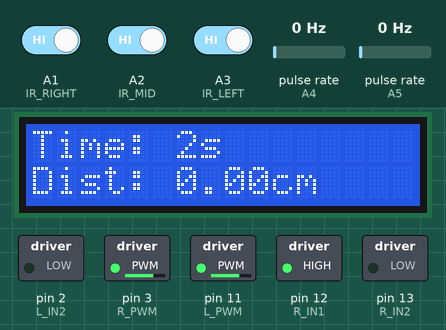
Recording of a sketch running on a simulated Arduino Uno, built with avr-gcc and run on an emulated ATmega328P. Shown: 16×2 character LCD, switched loads named in the sketch (green lamp = pin HIGH). Wiring (inferred from the names in the program): 2 × pulse sensor: data A4 / data A5. Inputs (shaded band) come from the test bench; at power-on: pulse rate (sensors on A4, A5) 0 Hz, A2 (IR_MID) HIGH, A1 (IR_RIGHT) HIGH, A3 (IR_LEFT) HIGH. Pins used as bus, display or sensor lines are not drawn.

Above: at 2.2 s.
2.3 s: pulse rate (sensor on A4) set to 4 Hz
At 4.3 s:
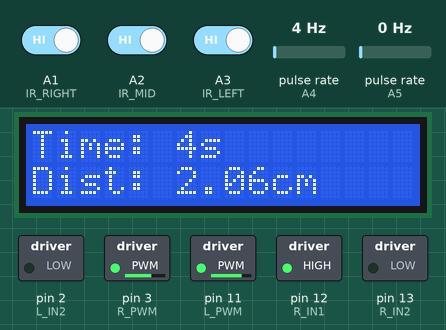
5.3 s: A2 (IR_MID) driven LOW
At 6.8 s:
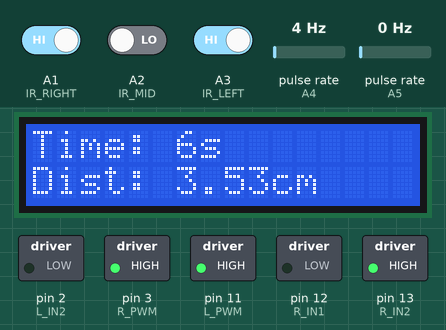
8.3 s: A1 (IR_RIGHT) driven LOW
At 8.55 s:
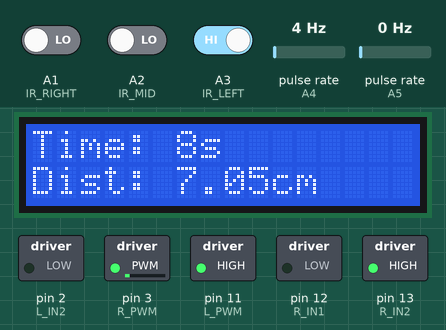
10.4 s: pulse rate (sensor on A5) set to 9 Hz
At 10.86 s:
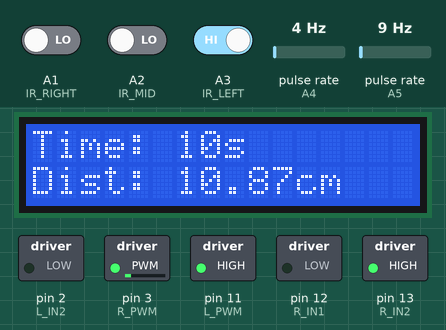
12.1 s: pulse rate (sensor on A5) set to 11 Hz
At 14.12 s:
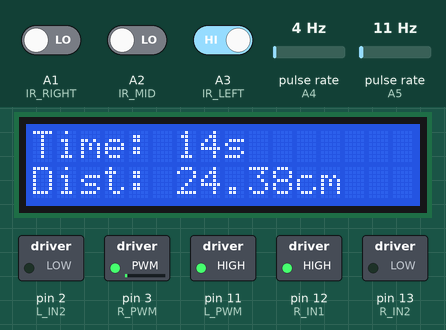
15.1 s: pulse rate (sensor on A5) set to 50 Hz
At 15.93 s:
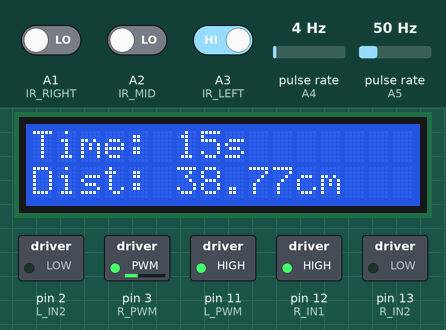
Timing chart, 0 to 18.1 s (numbered marks = the images above; inputs shaded):
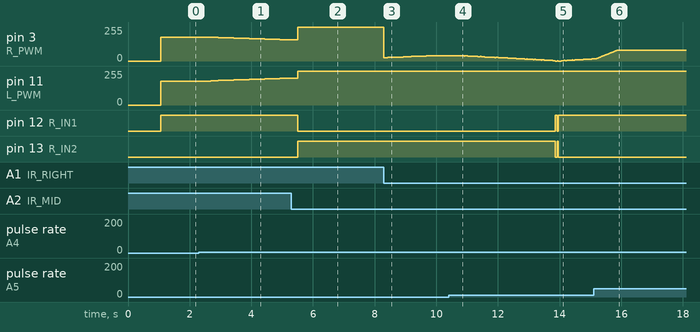

The sketch:

main_code_2.ino
```cpp
#include <LiquidCrystal.h>

// ======================= LCD 屏幕 =======================
LiquidCrystal lcd(8, 9, 4, 5, 6, 7);

// ======================= 引脚定义 =======================
// IR 传感器：左 & 右黑线→LOW，中间黑线→HIGH
#define IR_LEFT   A3
#define IR_MID    A2
#define IR_RIGHT  A1

// 编码器（PCINT1）
#define ENC_LEFT  A5   // PCINT21
#define ENC_RIGHT A4   // PCINT20

// 电机引脚
#define L_PWM   11
#define R_PWM   3
#define L_IN1   1
#define L_IN2   2
#define R_IN1   12
#define R_IN2   13

// ======================= 车辆参数 =======================
const int baseSpeed = 180;      // 基本速度
const float wheelCirc = 23.5;    // 轮子周长 (cm)
const float encoderPPR = 40.0;  // 每圈脉冲数

// ======================= 全局变量 =======================
volatile long leftCount = 0;
volatile long rightCount = 0;

unsigned long startTime = 0;
unsigned long allWhiteTimer = 0;
unsigned long allBlackTimer = 0;

float distance = 0.0;
bool stoppedForever = false;

// ======================= 函数声明 =======================
void readIRSensors(bool &L, bool &M, bool &R);
void motorStopHard();
void setMotor(int Lspd, int Rspd);
int speedTrim();
void updateLCD();
float updateDist();

// ======================= 强制停止（永久） =======================
void motorStopHard() {
  analogWrite(L_PWM, 0);
  analogWrite(R_PWM, 0);
  digitalWrite(L_IN1, LOW);
  digitalWrite(L_IN2, LOW);
  digitalWrite(R_IN1, LOW);
  digitalWrite(R_IN2, LOW);
  stoppedForever = true;
}

// ======================= 编码器 PCINT 中断 =======================
volatile bool lastA4 = HIGH;
volatile bool lastA5 = HIGH;

ISR(PCINT1_vect) {
  bool currA4 = digitalRead(A4);
  bool currA5 = digitalRead(A5);

  if (lastA4 == LOW && currA4 == HIGH) leftCount++;
  if (lastA5 == LOW && currA5 == HIGH) rightCount++;

  lastA4 = currA4;
  lastA5 = currA5;
}

// ======================= 电机控制 =======================
void setMotor(int Lspd, int Rspd) {

  // 左轮方向设置
  if (Lspd >= 0) {
    digitalWrite(L_IN1, HIGH);
    digitalWrite(L_IN2, LOW);
  } else {
    digitalWrite(L_IN1, LOW);
    digitalWrite(L_IN2, HIGH);
    Lspd = -Lspd;
  }

  // 右轮方向设置
  if (Rspd >= 0) {
    digitalWrite(R_IN1, HIGH);
    digitalWrite(R_IN2, LOW);
  } else {
    digitalWrite(R_IN1, LOW);
    digitalWrite(R_IN2, HIGH);
    Rspd = -Rspd;
  }

  analogWrite(L_PWM, constrain(Lspd, 0, 255));
  analogWrite(R_PWM, constrain(Rspd, 0, 255));
}

// ======================= 软件速度补偿（软修正） =======================
int speedTrim() {
  long diff = rightCount - leftCount;
  return constrain(diff * 2, -60, 60);
}

// ======================= 读取三个 IR 传感器 =======================
void readIRSensors(bool &L, bool &M, bool &R) {
  L = (digitalRead(IR_LEFT)  == LOW);
  M = (digitalRead(IR_MID)   == HIGH);
  R = (digitalRead(IR_RIGHT) == LOW);
}

// ======================= 计算距离 =======================
float updateDist() {
  float rev = ((leftCount + rightCount) / 2.0) / encoderPPR;
  distance = rev * wheelCirc;
  return distance;
}

// ======================= LCD 更新 =======================
void updateLCD() {
  lcd.setCursor(0, 0);
  lcd.print("Time: ");
  lcd.print((millis() - startTime) / 1000);
  lcd.print("s       ");

  lcd.setCursor(0, 1);
  lcd.print("Dist: ");
  lcd.print(distance);
  lcd.print("cm      ");
}

// ======================= SETUP =======================
void setup() {
  Serial.begin(9600);
  lcd.begin(16, 2);

  pinMode(IR_LEFT,  INPUT_PULLUP);
  pinMode(IR_MID,   INPUT_PULLUP);
  pinMode(IR_RIGHT, INPUT_PULLUP);

  pinMode(ENC_LEFT,  INPUT_PULLUP);
  pinMode(ENC_RIGHT, INPUT_PULLUP);

  pinMode(L_PWM, OUTPUT);
  pinMode(R_PWM, OUTPUT);
  pinMode(L_IN1, OUTPUT);
  pinMode(L_IN2, OUTPUT);
  pinMode(R_IN1, OUTPUT);
  pinMode(R_IN2, OUTPUT);

  // 启用 PCINT1 (A0-A5)
  PCICR |= (1 << PCIE1);
  PCMSK1 |= (1 << PCINT20) | (1 << PCINT21);

  startTime = millis();

  lcd.print("Line Car Ready!");
  delay(1000);
}

// ======================= LOOP 主程序 =======================
void loop() {
  bool L, M, R;
  readIRSensors(L, M, R);

  // ----------- 永久停止状态保持 -----------
  if (stoppedForever) {
    motorStopHard();
    return;
  }

      // ----------- 全黑 → 永久停止 -----------
  if (L && M && R) {
    motorStopHard();
    return;
  }

// ----------- 原地旋转（全白超过300ms触发） -----------
if (!L && !M && !R) {
    if (allWhiteTimer == 0) allWhiteTimer = millis();  // 记录开始时间

    if (millis() - allWhiteTimer > 200) {
        setMotor(255, -255);   // 顺时针旋转：左前右后
        updateLCD();
        return;
    }
} else {
    allWhiteTimer = 0;   // 只要有黑线，重置计时器
}

  // ----------- 速度补偿（软修正） -----------
  int trim = speedTrim();
  int Lspd = baseSpeed - trim;
  int Rspd = baseSpeed + trim;

  // ----------- 线路跟随逻辑 -----------
  if (M) {
    // 中间黑线 → 直行
    setMotor(Lspd, Rspd);
  }
  else if ((M && L) || (L && !M && !R)) {
    // 左黑线 → 右转硬修正
    setMotor(Lspd - 160, Rspd + 140);
  }
  else if ((M && R) || (!L && !M && R)) {
    // 右黑线 → 左转硬修正
    setMotor(Lspd + 140 , Rspd - 160);
  }

  // ----------- 更新显示 -----------
  updateDist();
  updateLCD();
  delay(1);
}
```

Measured:
- the behaviour switches between 10 and 11 Hz on pulse rate (sensor on A5) (found by bisection; images 4 and 5)
- after the input at 2.3 s, pin 3 (R_PWM): moves from 180/255 to 158/255 over 2.5 s, starting after 0.38 s; pin 11 (L_PWM): moves from 180/255 to 202/255 over 2.5 s, starting after 0.38 s
- after the input at 5.3 s, pin 12 (R_IN1): HIGH → LOW after 0.21 s; pin 13 (R_IN2): LOW → HIGH after 0.21 s
- after the input at 8.3 s, pin 3 (R_PWM): 255/255 → 26/255 at once, → 28/255 0.13 s later, → 30/255 0.25 s later, → 32/255 0.25 s later, … (8 changes in this stretch)
- after the input at 12.1 s, pin 12 (R_IN1): LOW → HIGH after 1.8 s instead of 2.5 s; pin 13 (R_IN2): HIGH → LOW after 1.8 s instead of 2.5 s
- what the display in image 2 shows lasts 1.0 s, from 6.1 s to 7.1 s
